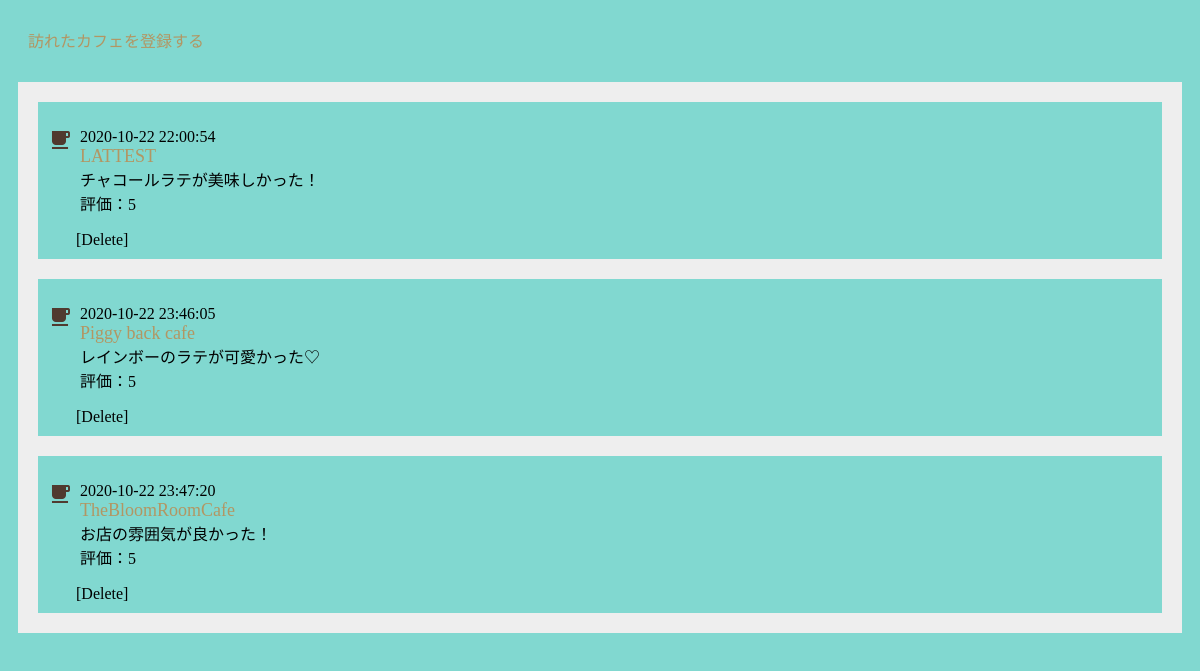
The page /select.php on the database its author committed.
### tables this page shows
CREATE TABLE `cafe_table` (
  `id` int(12) NOT NULL,
  `cafeName` varchar(64) NOT NULL,
  `cafeUrl` text NOT NULL,
  `comment` varchar(140) DEFAULT NULL,
  `reputation` int(11) DEFAULT NULL,
  `date` datetime NOT NULL
);

### select.php (the view, shortened to what this page needs)
<?php
try {
  $pdo = new PDO('mysql:dbname=cafe;charset=utf8;host=localhost','root','root');
} catch (PDOException $e) {
  exit('DBConnectError:'.$e->getMessage());
}
$stmt = $pdo->prepare("SELECT * FROM cafe_table");
$status = $stmt->execute();
$view="";
if ($status==false) {
  $error = $stmt->errorInfo();
  exit("ErrorQuery:".$error[2]);
}else{
  while( $result = $stmt->fetch(PDO::FETCH_ASSOC)){
    $view .= "<div class='container'>";
    $view .= "<div class='contents'>";
    $view .='<a href="u_view.php?id='.$result["id"].'"><span class="material-icons">
    local_cafe</span></a>';
    $view .= '<p>'.$result['date'].'<br>'.'<a href="'.$result['cafeUrl'].'" class="cafeName">'.$result['cafeName'].'</a>'.'<br>'.$result['comment'].'<br>'.'評価：'.$result['reputation'].'<br>'.'</p>';
    $view .= '<a href="delete.php?id='.$result["id"].'" class="delete">';
    $view .=' [Delete] ';
    $view .='</a>';
    $view .= "</div>";
    $view .= "</div>";
  };
}
?>
<!DOCTYPE html>
<html lang="ja">
<head>
</head>
<body id="main">
<header>
  <nav class="navbar navbar-default">
    <div class="container-fluid">
      <div class="navbar-header">
      <a class="navbar-brand" href="index.php">訪れたカフェを登録する</a>
      </div>
    </div>
  </nav>
</header>
<div>
    <div class="container jumbotron"><?= $view ?></div>
</div>
</body>
</html>

### select.php (style rules this page uses)
div { padding: 10px;font-size:16px; }
* { background-color: #81D8D0; }
.material-icons { position: absolute; margin-top: 16px; color: #503A2F; }
.container { background-color: #eeeeee; }
p { margin-left:32px }
.cafeName { color: #B29663; font-size: 18px; }
.navbar-brand { color: #B29663; }
.delete { margin-left: 28px; color: black; }
a { text-decoration: none; }

### rows shown on the page
cafe_table: date "2020-10-22 22:00:54", cafeName "LATTEST", comment "チャコールラテが美味しかった！", reputation "5", value "[Delete]"
cafe_table: date "2020-10-22 23:46:05", cafeName "Piggy back cafe", comment "レインボーのラテが可愛かった♡", reputation "5", value "[Delete]"
cafe_table: date "2020-10-22 23:47:20", cafeName "TheBloomRoomCafe", comment "お店の雰囲気が良かった！", reputation "5", value "[Delete]"
